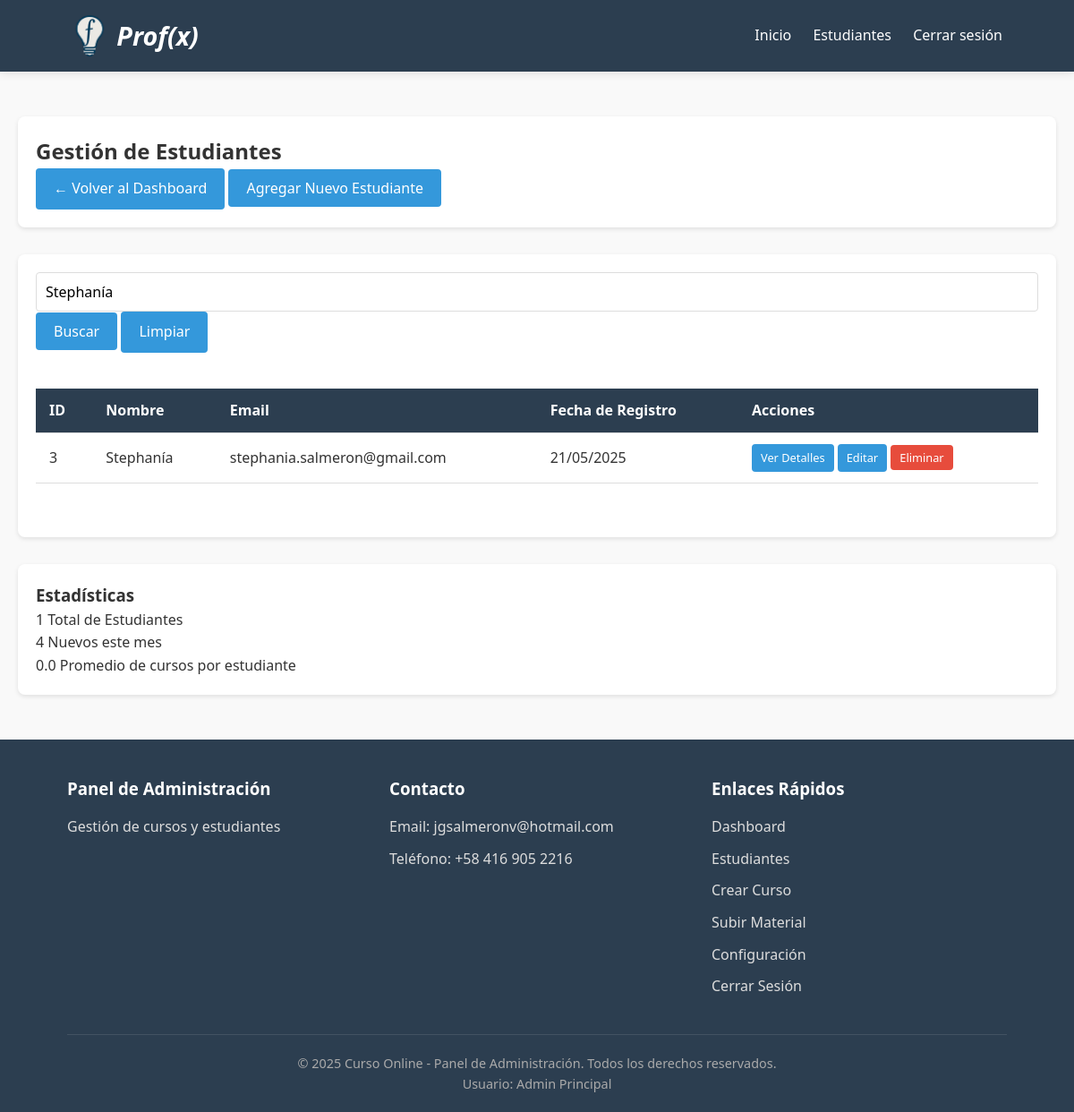
Screenshot of /admin_estudiantes.php?busqueda=Stephanía (signed in) with the database file from the repository.
### tables this page shows
CREATE TABLE `usuarios` (
  `id` int NOT NULL,
  `nombre` varchar(100) NOT NULL,
  `email` varchar(100) NOT NULL,
  `password` varchar(255) NOT NULL,
  `fecha_registro` datetime DEFAULT CURRENT_TIMESTAMP,
  `es_admin` tinyint(1) DEFAULT '0'
);

### includes/functions.php (called while the page is built, shortened)
<?php
function sanitize($data) {
    return htmlspecialchars(strip_tags(trim($data)));
}
?>

### admin_estudiantes.php (the view, shortened to what this page needs)
<?php
require_once 'includes/config.php';
require_once 'includes/functions.php';
$registros_por_pagina = 10;
$pagina_actual = isset($_GET['pagina']) ? (int)$_GET['pagina'] : 1;
$offset = ($pagina_actual - 1) * $registros_por_pagina;
$busqueda = isset($_GET['busqueda']) ? sanitize($_GET['busqueda']) : '';
$where_clause = '';
$params = [];
if (!empty($busqueda)) {
    $where_clause = " WHERE (nombre LIKE ? OR email LIKE ?)";
    $params[] = "%$busqueda%";
    $params[] = "%$busqueda%";
} else {
    $where_clause = " WHERE es_admin = 0";
}
$stmt_total = $conn->prepare("SELECT COUNT(*) as total FROM usuarios" . $where_clause);
$stmt_total->execute($params);
$total_estudiantes = $stmt_total->fetch(PDO::FETCH_ASSOC)['total'];
$query = "SELECT id, nombre, email, fecha_registro FROM usuarios" . $where_clause . " ORDER BY fecha_registro DESC LIMIT $offset, $registros_por_pagina";
$stmt = $conn->prepare($query);
$stmt->execute($params);
$estudiantes = $stmt->fetchAll(PDO::FETCH_ASSOC);
include 'includes/header_admin.php';
?>
<div class="admin-container">
    <section class="admin-section">
        <h2>Gestión de Estudiantes</h2>
        <div class="admin-actions">
            <a href="admin.php" class="btn">← Volver al Dashboard</a>
            <button class="btn" onclick="alert('Esta funcionalidad aún no está disponible')">Agregar Nuevo Estudiante</button>
        </div>
    </section>
    <section class="admin-section">
        <div class="search-filter">
            <form method="GET" class="search-form">
                <div class="form-group">
                    <input type="text" name="busqueda" placeholder="Buscar por nombre o email" value="<?php echo htmlspecialchars($busqueda); ?>">
                    <button type="submit" class="btn">Buscar</button>
                    <?php if (!empty($busqueda)): ?>
                        <a href="admin_estudiantes.php" class="btn">Limpiar</a>
                    <?php endif; ?>
                </div>
            </form>
        </div>
        <div class="table-responsive">
            <table class="admin-table">
                <thead>
                    <tr>
                        <th>ID</th>
                        <th>Nombre</th>
                        <th>Email</th>
                        <th>Fecha de Registro</th>
                        <th>Acciones</th>
                    </tr>
                </thead>
                <tbody>
                    <?php if (empty($estudiantes)): ?>
                        <tr>
                            <td colspan="5">No se encontraron estudiantes<?php echo !empty($busqueda) ? ' con esos criterios de búsqueda' : ''; ?>.</td>
                        </tr>
                    <?php else: ?>
                        <?php foreach ($estudiantes as $estudiante): ?>
                            <tr>
                                <td><?php echo $estudiante['id']; ?></td>
                                <td><?php echo htmlspecialchars($estudiante['nombre']); ?></td>
                                <td><?php echo htmlspecialchars($estudiante['email']); ?></td>
                                <td><?php echo date('d/m/Y', strtotime($estudiante['fecha_registro'])); ?></td>
                                <td>
                                    <a href="admin_ver_estudiante.php?id=<?php echo $estudiante['id']; ?>" class="btn small">Ver Detalles</a>
                                    <a href="admin_editar_estudiante.php?id=<?php echo $estudiante['id']; ?>" class="btn small">Editar</a>
                                    <button class="btn small danger" onclick="alert('Esta funcionalidad aún no está disponible')">Eliminar</button>
                                </td>
                            </tr>
                        <?php endforeach; ?>
                    <?php endif; ?>
                </tbody>
            </table>
        </div>
    </section>
    <section class="admin-section">
        <h3>Estadísticas</h3>
        <div class="stats-container">
            <div class="stat-item">
                <span class="stat-value"><?php echo $total_estudiantes; ?></span>
                <span class="stat-label">Total de Estudiantes</span>
            </div>
            <?php
            $stmt_nuevos = $conn->query("SELECT COUNT(*) as total FROM usuarios WHERE es_admin = 0 AND MONTH(fecha_registro) = MONTH(CURRENT_DATE()) AND YEAR(fecha_registro) = YEAR(CURRENT_DATE())");
            $nuevos_mes = $stmt_nuevos->fetch(PDO::FETCH_ASSOC)['total'];
            ?>
            <div class="stat-item">
                <span class="stat-value"><?php echo $nuevos_mes; ?></span>
                <span class="stat-label">Nuevos este mes</span>
            </div>
            <?php
            $stmt_promedio = $conn->query("SELECT AVG(total_cursos) as promedio FROM (SELECT COUNT(*) as total_cursos FROM inscripciones GROUP BY usuario_id) as t");
            $promedio_cursos = $stmt_promedio->fetch(PDO::FETCH_ASSOC)['promedio'];
            ?>
            <div class="stat-item">
                <span class="stat-value"><?php echo number_format($promedio_cursos, 1); ?></span>
                <span class="stat-label">Promedio de cursos por estudiante</span>
            </div>
        </div>
    </section>
</div>
<?php include 'includes/footer_admin.php'; ?>

### assets/css/style.css (style rules this page uses)
:root { --primary: #3498db; --primary-dark: #2980b9; --secondary: #2ecc71; --dark: #2c3e50; --light: #ecf0f1; --lighter: #f9f9f9; --danger: #e74c3c; --warning: #f39c12; --success: #27ae60; }
html { scroll-behavior: smooth; }
* { margin: 0; padding: 0; box-sizing: border-box; font-family: 'Segoe UI', Tahoma, Geneva, Verdana, sans-serif; }
body { background-color: var(--lighter); color: #333; line-height: 1.6; }
.btn { display: inline-block; background: var(--primary); color: white; padding: 10px 20px; border: none; border-radius: 5px; cursor: pointer; text-decoration: none; font-size: 16px; transition: all 0.3s ease; }
.form-group { margin-bottom: 20px; }
.form-group input { width: 100%; padding: 10px 15px; border: 1px solid #ddd; border-radius: 5px; font-size: 1rem; }
.table-responsive { overflow-x: auto; margin: 20px 0; }
.admin-table, .student-materials { width: 100%; border-collapse: collapse; margin: 20px 0; }
.admin-table th, .admin-table td, .student-materials th, .student-materials td { padding: 12px 15px; text-align: left; border-bottom: 1px solid #ddd; }
.admin-table th { background-color: #2c3e50; color: white; }
.btn { display: inline-block; padding: 8px 15px; background: #3498db; color: white; border: none; border-radius: 4px; text-decoration: none; cursor: pointer; transition: background 0.3s; }
.btn.small { padding: 5px 10px; font-size: 0.8rem; }
.btn.danger { background: #e74c3c; }
.form-group input[type="text"], .form-group input[type="file"], .form-group select, .form-group textarea { width: 100%; padding: 10px; border: 1px solid #ddd; border-radius: 4px; }
:root { --primary: #3498db; --primary-dark: #2980b9; --secondary: #2ecc71; --dark: #2c3e50; --light: #ecf0f1; --danger: #e74c3c; --warning: #f39c12; --success: #27ae60; }
.admin-container { max-width: 1200px; margin: 0 auto; padding: 20px; }
.admin-section { background: white; border-radius: 8px; padding: 20px; margin-bottom: 30px; box-shadow: 0 2px 5px rgba(0,0,0,0.1); }
.table-responsive { overflow-x: auto; }
.admin-table, .student-table { width: 100%; border-collapse: collapse; margin: 20px 0; }
.admin-table th, .admin-table td, .student-table th, .student-table td { padding: 12px 15px; text-align: left; border-bottom: 1px solid #ddd; }
.admin-table th { background-color: var(--dark); color: white; }
.form-group input[type="text"], .form-group input[type="file"], .form-group select, .form-group textarea { width: 100%; padding: 10px; border: 1px solid #ddd; border-radius: 4px; font-size: 16px; }
.btn { display: inline-block; padding: 10px 20px; background: var(--primary); color: white; border: none; border-radius: 4px; text-decoration: none; cursor: pointer; transition: background 0.3s; }
.btn.danger { background: var(--danger); }

### rows the page displays
usuarios: id "3", nombre "Stephanía", email "stephania.salmeron@gmail.com", fecha_registro "21/05/2025"

### other values shown
$total_estudiantes "1"
$nuevos_mes "4"
$promedio_cursos "0.0"
SITE_NAME "Curso Online"
$_SESSION['user_nombre'] "Admin Principal"
